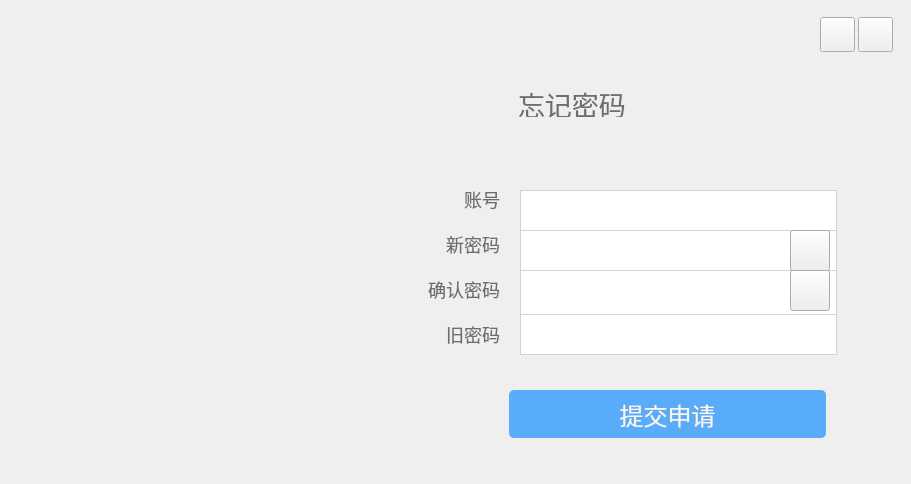
<?xml version="1.0" encoding="UTF-8"?>
<ui version="4.0">
 <class>ForgetPassword_1</class>
 <widget class="QWidget" name="ForgetPassword_1">
  <property name="geometry">
   <rect>
    <x>0</x>
    <y>0</y>
    <width>911</width>
    <height>484</height>
   </rect>
  </property>
  <property name="windowTitle">
   <string>Form</string>
  </property>
  <property name="styleSheet">
   <string notr="true">QWidget#ForgetPassword_1{
border-radius:10px;
}</string>
  </property>
  <widget class="QPushButton" name="btn_MinR">
   <property name="geometry">
    <rect>
     <x>820</x>
     <y>17</y>
     <width>35</width>
     <height>35</height>
    </rect>
   </property>
   <property name="focusPolicy">
    <enum>Qt::NoFocus</enum>
   </property>
   <property name="styleSheet">
    <string notr="true">QPushButton#btn_MinR
{
     border-image:url(:/image/Min01.png);
}
QPushButton:hover#btn_MinR
{
     border-image:url(:/image/Min_hover.png);
}</string>
   </property>
   <property name="text">
    <string/>
   </property>
  </widget>
  <widget class="QLabel" name="label_picLoveR">
   <property name="geometry">
    <rect>
     <x>36</x>
     <y>26</y>
     <width>220</width>
     <height>55</height>
    </rect>
   </property>
   <property name="minimumSize">
    <size>
     <width>220</width>
     <height>55</height>
    </size>
   </property>
   <property name="styleSheet">
    <string notr="true">border-image: url(:/image/life_ring2.png);</string>
   </property>
   <property name="text">
    <string/>
   </property>
  </widget>
  <widget class="QPushButton" name="btn_SubmitF1">
   <property name="geometry">
    <rect>
     <x>509</x>
     <y>390</y>
     <width>317</width>
     <height>48</height>
    </rect>
   </property>
   <property name="font">
    <font>
     <pointsize>-1</pointsize>
    </font>
   </property>
   <property name="focusPolicy">
    <enum>Qt::TabFocus</enum>
   </property>
   <property name="styleSheet">
    <string notr="true">QPushButton{
	font-size:24px;
}
QPushButton:hover#btn_SubmitF1{
background-color:#A9E2F3;
color: rgb(254, 245, 237);
border-radius:5px;
}
QPushButton#btn_SubmitF1{
background-color:#58ACFA;
color: rgb(254, 245, 237);
border-radius:5px;
}





</string>
   </property>
   <property name="text">
    <string>提交申请</string>
   </property>
  </widget>
  <widget class="QPushButton" name="btn_CloseR">
   <property name="geometry">
    <rect>
     <x>858</x>
     <y>17</y>
     <width>35</width>
     <height>35</height>
    </rect>
   </property>
   <property name="focusPolicy">
    <enum>Qt::NoFocus</enum>
   </property>
   <property name="styleSheet">
    <string notr="true">QPushButton#btn_CloseR
{
      border-image: url(:/image/Close01.png);
}
QPushButton:hover#btn_CloseR
{
      border-image: url(:/image/Close_hover.png);
}</string>
   </property>
   <property name="text">
    <string/>
   </property>
  </widget>
  <widget class="MyLineEdit" name="lineEdit_oldpassword">
   <property name="geometry">
    <rect>
     <x>520</x>
     <y>310</y>
     <width>317</width>
     <height>45</height>
    </rect>
   </property>
   <property name="styleSheet">
    <string notr="true">QLineEdit{
	font-size:20px;
}
QLineEdit#lineEdit_oldpassword{
border:1px solid rgb(211,211,211);
}
QLineEdit:hover#lineEdit_oldpassword{
border:1px solid rgb(255,170,0);
}</string>
   </property>
   <property name="text">
    <string/>
   </property>
  </widget>
  <widget class="MyLineEdit" name="lineEdit_Email">
   <property name="geometry">
    <rect>
     <x>520</x>
     <y>190</y>
     <width>317</width>
     <height>45</height>
    </rect>
   </property>
   <property name="styleSheet">
    <string notr="true">QLineEdit{
	font-size:20px;
}
QLineEdit#lineEdit_Email{
border:1px solid rgb(211,211,211);
}
QLineEdit:hover#lineEdit_Email{
border:1px solid rgb(255,170,0);
}</string>
   </property>
   <property name="text">
    <string/>
   </property>
  </widget>
  <widget class="QLabel" name="label_2R">
   <property name="geometry">
    <rect>
     <x>518</x>
     <y>90</y>
     <width>131</width>
     <height>27</height>
    </rect>
   </property>
   <property name="font">
    <font>
     <pointsize>-1</pointsize>
    </font>
   </property>
   <property name="styleSheet">
    <string notr="true">font-size:27px;
color: rgb(110, 110, 110);</string>
   </property>
   <property name="text">
    <string>忘记密码</string>
   </property>
  </widget>
  <widget class="QLabel" name="label_errRF1">
   <property name="geometry">
    <rect>
     <x>518</x>
     <y>138</y>
     <width>250</width>
     <height>31</height>
    </rect>
   </property>
   <property name="font">
    <font>
     <pointsize>-1</pointsize>
    </font>
   </property>
   <property name="styleSheet">
    <string notr="true">font-size:16px;
color: rgb(251, 173, 88);</string>
   </property>
   <property name="text">
    <string/>
   </property>
  </widget>
  <widget class="MyLineEdit" name="lineEdit_Password_new">
   <property name="geometry">
    <rect>
     <x>520</x>
     <y>230</y>
     <width>317</width>
     <height>45</height>
    </rect>
   </property>
   <property name="styleSheet">
    <string notr="true">QLineEdit{
	font-size:20px;
}
QLineEdit#lineEdit_Password_new{
border:1px solid rgb(211,211,211);
}
QLineEdit:hover#lineEdit_Password_new{
border:1px solid rgb(255,170,0);
}</string>
   </property>
   <property name="text">
    <string/>
   </property>
  </widget>
  <widget class="MyLineEdit" name="lineEdit_Password_check">
   <property name="geometry">
    <rect>
     <x>520</x>
     <y>270</y>
     <width>317</width>
     <height>45</height>
    </rect>
   </property>
   <property name="styleSheet">
    <string notr="true">QLineEdit{
	font-size:20px;
}
QLineEdit#lineEdit_Password_check{
border:1px solid rgb(211,211,211);
}
QLineEdit:hover#lineEdit_Password_check{
border:1px solid rgb(255,170,0);
}</string>
   </property>
   <property name="text">
    <string/>
   </property>
  </widget>
  <widget class="QPushButton" name="btn_Change1">
   <property name="geometry">
    <rect>
     <x>790</x>
     <y>230</y>
     <width>40</width>
     <height>41</height>
    </rect>
   </property>
   <property name="text">
    <string/>
   </property>
   <property name="iconSize">
    <size>
     <width>32</width>
     <height>32</height>
    </size>
   </property>
  </widget>
  <widget class="QPushButton" name="btn_Change2">
   <property name="geometry">
    <rect>
     <x>790</x>
     <y>270</y>
     <width>40</width>
     <height>41</height>
    </rect>
   </property>
   <property name="text">
    <string/>
   </property>
   <property name="iconSize">
    <size>
     <width>32</width>
     <height>32</height>
    </size>
   </property>
  </widget>
  <widget class="QLabel" name="label_2">
   <property name="geometry">
    <rect>
     <x>400</x>
     <y>177</y>
     <width>100</width>
     <height>45</height>
    </rect>
   </property>
   <property name="styleSheet">
    <string notr="true">font:bold &quot;Agency FB&quot;;
font-size:18px;
color: rgb(110, 110, 110);</string>
   </property>
   <property name="text">
    <string>账号</string>
   </property>
   <property name="alignment">
    <set>Qt::AlignRight|Qt::AlignTrailing|Qt::AlignVCenter</set>
   </property>
  </widget>
  <widget class="QLabel" name="label_3">
   <property name="geometry">
    <rect>
     <x>400</x>
     <y>267</y>
     <width>100</width>
     <height>45</height>
    </rect>
   </property>
   <property name="styleSheet">
    <string notr="true">font:bold &quot;Agency FB&quot;;
font-size:18px;
color: rgb(110, 110, 110);</string>
   </property>
   <property name="text">
    <string>确认密码</string>
   </property>
   <property name="alignment">
    <set>Qt::AlignRight|Qt::AlignTrailing|Qt::AlignVCenter</set>
   </property>
  </widget>
  <widget class="QLabel" name="label">
   <property name="geometry">
    <rect>
     <x>400</x>
     <y>312</y>
     <width>100</width>
     <height>45</height>
    </rect>
   </property>
   <property name="styleSheet">
    <string notr="true">font:bold &quot;Agency FB&quot;;
font-size:18px;
color: rgb(110, 110, 110);</string>
   </property>
   <property name="text">
    <string>旧密码</string>
   </property>
   <property name="alignment">
    <set>Qt::AlignRight|Qt::AlignTrailing|Qt::AlignVCenter</set>
   </property>
  </widget>
  <widget class="QLabel" name="label_4">
   <property name="geometry">
    <rect>
     <x>400</x>
     <y>222</y>
     <width>100</width>
     <height>45</height>
    </rect>
   </property>
   <property name="styleSheet">
    <string notr="true">font:bold &quot;Agency FB&quot;;
font-size:18px;
color: rgb(110, 110, 110);</string>
   </property>
   <property name="text">
    <string>新密码</string>
   </property>
   <property name="alignment">
    <set>Qt::AlignRight|Qt::AlignTrailing|Qt::AlignVCenter</set>
   </property>
  </widget>
  <zorder>btn_MinR</zorder>
  <zorder>label_picLoveR</zorder>
  <zorder>btn_SubmitF1</zorder>
  <zorder>btn_CloseR</zorder>
  <zorder>lineEdit_oldpassword</zorder>
  <zorder>lineEdit_Email</zorder>
  <zorder>label_2R</zorder>
  <zorder>label_errRF1</zorder>
  <zorder>lineEdit_Password_new</zorder>
  <zorder>lineEdit_Password_check</zorder>
  <zorder>label_2</zorder>
  <zorder>label_3</zorder>
  <zorder>label</zorder>
  <zorder>label_4</zorder>
  <zorder>btn_Change1</zorder>
  <zorder>btn_Change2</zorder>
 </widget>
 <customwidgets>
  <customwidget>
   <class>MyLineEdit</class>
   <extends>QLineEdit</extends>
   <header location="global">mylineedit.h</header>
  </customwidget>
 </customwidgets>
 <tabstops>
  <tabstop>lineEdit_Email</tabstop>
  <tabstop>lineEdit_Password_new</tabstop>
  <tabstop>lineEdit_Password_check</tabstop>
  <tabstop>lineEdit_oldpassword</tabstop>
  <tabstop>btn_SubmitF1</tabstop>
 </tabstops>
 <resources/>
 <connections/>
</ui>
